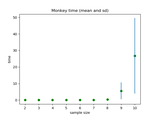
#> input picture HW_11_monkey.png, 156 x 117 px, shrunk from 640 x 480 before the run, given in place of KateY.png, which was not available
$ python HW_23.py
#> lines starting #> are read from the running program, lines starting #| are printed output that depends on the picture; pictures that were not available may be replaced by others from this repository, and a replacement may not be noted
import matplotlib.pyplot as plt
from PIL import Image
import numpy as np


# К этим заданиям нужен код и результаты)

# Task 0. Наделала кучу грибных фоток и выложила в соответствующей папке на гите
path = 'KateY.png'
me = plt.imread(path)
#> me is the input picture: shape (117, 156, 4) float32; mean R, G, B, A 0.982, 0.984, 0.984, 1
me.shape
ya = me[:, :, 0:3]
ya.shape

plt.imshow(ya)
plt.axis('off')
plt.show()


ya[:, :, [0,1]] = 0
plt.imshow(ya)
plt.axis('off')
plt.show()
plt.savefig('blue_me.png')

ya = plt.imread(path)[:, :, 0:3]
ya[:, :, [0,2]] = 0
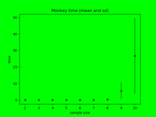
#> ya: shape (117, 156, 3) float32; mean R, G, B 0, 0.984, 0
plt.imshow(ya)
plt.axis('off')
plt.show()
plt.savefig('green_me.png')

ya = plt.imread(path)[:, :, 0:3]
ya[:, :, [1,2]] = 0
plt.imshow(ya)
plt.axis('off')
plt.show()
plt.savefig('red_me.png')

ya = plt.imread(path)[:, :, 0:3]
plt.imshow(ya.mean(2), cmap='gray')
plt.axis('off')
plt.show()
plt.savefig('gray_me.png')

ya = plt.imread(path)[:, :, 0:3]
plt.imshow(ya.mean(2), cmap='inferno')
plt.axis('off')
plt.show()
plt.savefig('inferno_me.png')

ya = plt.imread(path)[:, :, 0:3]
plt.imshow(ya.mean(2), cmap='terrain')
plt.axis('off')
plt.show()
plt.savefig('terrain_me.png')

ya = plt.imread(path)[:, :, 0:3]
plt.imshow(ya.mean(2), cmap='flag')
plt.axis('off')
plt.show()
plt.savefig('flag_me.png')

ya = plt.imread(path)[:, :, 0:3]
plt.imshow(ya.mean(2), cmap='prism')
plt.axis('off')
plt.show()
plt.savefig('prism_me.png')

ya = plt.imread(path)[:, :, 0:3]
plt.imshow(ya.mean(2), cmap='gist_earth')
plt.axis('off')
plt.show()
plt.savefig('gist_earth_me.png')

ya = plt.imread(path)[:, :, 0:3]
plt.imshow(ya.mean(2), cmap='gnuplot')
plt.axis('off')
plt.show()
plt.savefig('gnuplot_me.png')

ya = plt.imread(path)[:, :, 0:3]
plt.imshow(ya.mean(2), cmap='cubehelix')
plt.axis('off')
plt.show()
plt.savefig('cubehelix_me.png')

ya = plt.imread(path)[:, :, 0:3]
plt.imshow(ya.mean(2), cmap='gist_ncar')
plt.axis('off')
plt.show()
plt.savefig('gist_ncar_me.png')

ya = plt.imread(path)[:, :, 0:3]
plt.imshow(ya.mean(2), cmap='rainbow')
plt.axis('off')
plt.show()
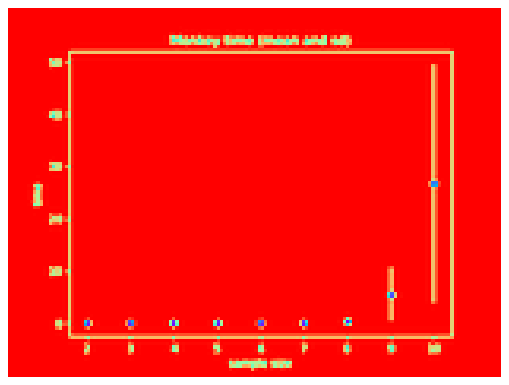
#> figure drawn by matplotlib, 1 panel
plt.savefig('rainbow_me.png')


# Task 1. Применить 5 фильтров к своей фотке (15 баллов)
path = 'Kate_start.PNG'
img = Image.open(path) #.convert('L')
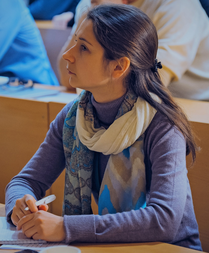
#> input picture HW_23_pictures/Kate_start.PNG, 209 x 253 px, shrunk from 855 x 1035 before the run, found by its file name
#> img is the input picture: PIL image 209x253 RGBA; mean R, G, B, A 103.6, 97.2, 104.8, 255
data = np.array(img)[:, :, 0:3]
img.show()

# plt.imshow(data)
# plt.axis('off')
# plt.show()

def convolve(img, kernel):
    """
    Make primitive convolution of img with kernel, assuming
    stride is equal to 1
    :param img: 2d np.array
    :param kernel: 2d 3 x 3 np.array
    :return:
    """
    # Assuming kernel is 3 x 3 and stride equals to 1
    modified = np.zeros_like(img)
    for row in range(1, img.shape[0] - 2):
        for col in range(1, img.shape[1] - 2):
            modified[row, col] = (img[row:row + 3, col:col + 3] * kernel).sum()
    return modified

# 1
kernel = np.array([ [-1, 1, -1],
                    [0, 1, 0],
                    [-1, 1, -1]])
modified = convolve(data, kernel)
plt.imshow(modified)#, cmap='gray')
plt.axis('off')
plt.show()
plt.savefig('Task_1_kernel_1.png')

# 2
kernel = np.array([ [-1, 0, 1],
                    [0, 1, 0],
                    [1, 0, -1]])
modified = convolve(data, kernel)
plt.imshow(modified)#, cmap='gray')
plt.axis('off')
plt.show()
plt.savefig('Task_1_kernel_2.png')

# 3
kernel = np.array([ [0, -1/2, 0],
                    [1/2, 1/2, 1/2],
                    [0, -1/2, 0]])
modified = convolve(data, kernel)
plt.imshow(modified, cmap='gray')
plt.axis('off')
plt.show()
plt.savefig('Task_1_kernel_3.png')

# 4
kernel = np.array([ [0, -1/2, 0],
                    [0, 0, 0],
                    [0, -1/2, 0]])
modified = convolve(data, kernel)
plt.imshow(modified, cmap='gray')
plt.axis('off')
plt.show()
plt.savefig('Task_1_kernel_4.png')

# for 5x5
def convolve_five(img, kernel):
    """
    Make primitive convolution of img with kernel, assuming
    stride is equal to 1
    :param img: 2d np.array
    :param kernel: 2d 5 x 5 np.array
    :return:
    """
    # Assuming kernel is 5 x 5 and stride equals to 1
    modified = np.zeros_like(img)
    for row in range(2, img.shape[0] - 4):
        for col in range(2, img.shape[1] - 4):
            modified[row, col] = (img[row:row + 5, col:col + 5] * kernel).mean()
    return modified


# 5
kernel = np.array([[1, 0, 0, 0, -1],
                   [-1, 0, 0, 0, 1],
                   [-1, 0, 0, 0, 1],
                   [-1, 0, 0, 0, 1],
                   [1, 0, 0, 0, -1]])
kernel = kernel.reshape((5, 5, 1))
modified = convolve_five(data, kernel)
plt.imshow(modified)#, cmap='gray')
plt.axis('off')
plt.show()
plt.savefig('Task_1_kernel_5.png')

def convolve_mean(img, kernel):
    """
    Make primitive convolution of img with kernel, assuming
    stride is equal to 1
    :param img: 2d np.array
    :param kernel: 2d 3 x 3 np.array
    :return:
    """
    # Assuming kernel is 3 x 3 and stride equals to 1
    modified = np.zeros_like(img)
    for row in range(1, img.shape[0] - 2):
        for col in range(1, img.shape[1] - 2):
            modified[row, col] = (img[row:row + 3, col:col + 3] * kernel).mean()
    return modified

# 6
kernel = np.array([ [-1, 0, 1/2],
                    [0, -1, 0],
                    [1/2, 0, -1]])
modified = convolve_mean(data, kernel)
plt.imshow(modified)#, cmap='gray')
plt.axis('off')
plt.show()
plt.savefig('Task_1_kernel_6.png')

# 7
kernel = np.array([ [1, 1, -1/2],
                    [0, 0, 0],
                    [-1/2, 1, 1]])
modified = convolve_mean(data, kernel)
plt.imshow(modified)#, cmap='gray')
plt.axis('off')
plt.show()
plt.savefig('Task_1_kernel_7.png')

# 8
kernel = np.array([ [-1, -1, -1, -1, -1],
                    [-1, -1, -1, -1, -1],
                    [-1, -1, 0, -1, -1],
                    [-1, -1, -1, -1, -1],
                    [-1, -1, -1, -1, -1]])
kernel = kernel.reshape((5, 5, 1))
modified = convolve_five(data, kernel)
plt.imshow(modified, cmap='plasma')
plt.axis('off')
plt.show()
plt.savefig('Task_1_kernel_8.png')

# Task 2. Сделать фильтры 3 x 3 и 5 x 5, ищущие кружочки, применить их (10 баллов)
path = 'rings.PNG'
rings = Image.open(path)
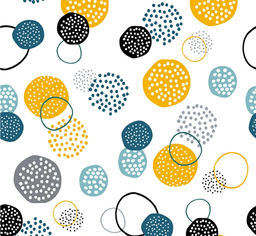
#> input picture HW_23_pictures/rings.PNG, 256 x 236 px, shrunk from 1049 x 966 before the run, found by its file name
#> rings is the input picture: PIL image 256x236 RGBA; mean R, G, B, A 219.1, 218.5, 203, 255
rings.show()
data = np.array(rings)[:, :, :-1]
#> data: shape (236, 256, 3)
data

#3x3
kernel_ring = np.array([ [0, -1, 0],
                    [-1, 2, -1],
                    [0, -1, 0]])
modified = convolve(data, kernel_ring)
#> after the loop in convolve (call 5), `for row in range(1, img.shape[0] - 2):`:
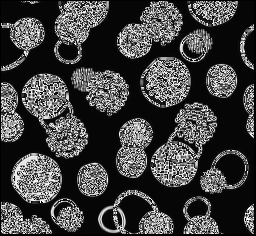
#> modified: shape (236, 256, 3); min 0, max 255, mean 64.9
plt.imshow(modified, cmap='gray')
plt.axis('off')
plt.show()
plt.savefig('Task_2_rings_1.png')

#5x5
kernel_ring2 = np.array([[-1, -1, -1, -1, -1],
                    [-1, -1, -1, -1, -1],
                    [-1, -1, 26, -1, -1],
                    [-1, -1, -1, -1, -1],
                    [-1, -1, -1, -1, -1]])
kernel_ring2 = kernel_ring2.reshape((5, 5, 1))
modified = convolve_five(data, kernel_ring2)
#> after the loop in convolve_five (call 3), `for row in range(2, img.shape[0] - 4):`:
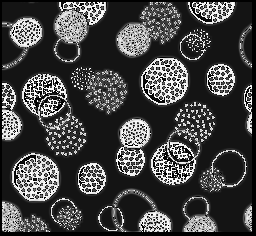
#> modified: shape (236, 256, 3); min 0, max 255, mean 68.6
plt.imshow(modified, cmap='gray')
plt.axis('off')
plt.show()
plt.savefig('Task_2_rings_2.png')


#5x5
kernel_ring2 = np.array([[-1, -1, -1, -1, -1],
                    [-1, -1, -1, -1, -1],
                    [-1, -1, 0, -1, -1],
                    [-1, -1, -1, -1, -1],
                    [-1, -1, -1, -1, -1]])
kernel_ring2 = kernel_ring2.reshape((5, 5, 1))
modified = convolve_five(data, kernel_ring2)
#> after the loop in convolve_five (call 4), `for row in range(2, img.shape[0] - 4):`:
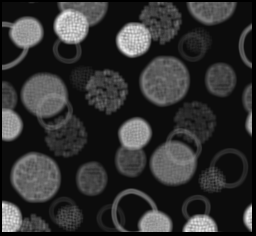
#> modified: shape (236, 256, 3); min 0, max 242, mean 48.7
plt.imshow(modified, cmap='gray')
plt.axis('off')
plt.show()
plt.savefig('Task_2_rings_3.png')

#5x5
kernel_ring3 = np.array([[0, 0, -1, 0, 0],
                        [0, -1, -1, -1, 0],
                       [-1, -1, 11, -1, -1],
                        [0, -1, -1, -1, 0],
                        [0, 0, -1, 0, 0]])
kernel_ring3 = kernel_ring3.reshape((5, 5, 1))
modified = convolve_five(data, kernel_ring2)
plt.imshow(modified, cmap='gray')
plt.axis('off')
plt.show()
plt.savefig('Task_2_rings_4.png')
